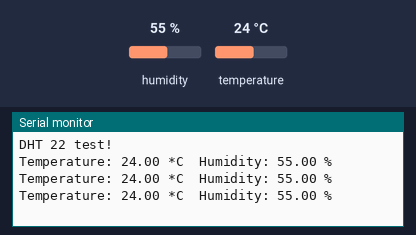
This sketch was run on a simulated Arduino Uno, built with avr-gcc and run on an emulated ATmega328P. Parts: the last lines printed to the serial monitor. The test bench sets the inputs (shaded band); at power-on: humidity 55 %, temperature 24 °C.

Above: at 3.8 s.
3.9 s: humidity set to 22 %
At 5.6 s:
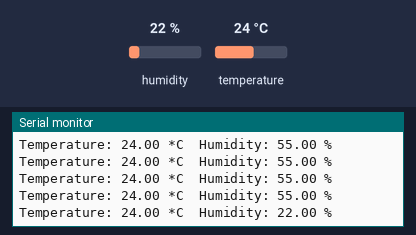
6.7 s: temperature set to 12 °C
At 7.4 s:
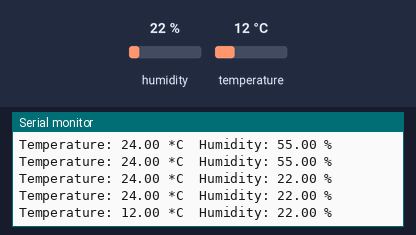
9.5 s: humidity set to 40 %
At 10.9 s:
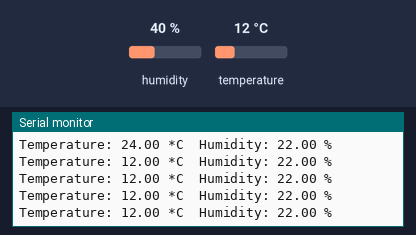
Timing chart, 0 to 12.5 s (numbered marks = the images above; inputs shaded):
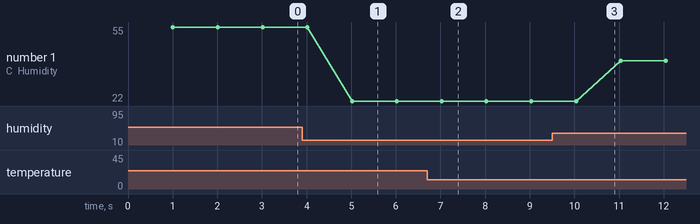

Measured:
- after the input at 3.9 s, the serial monitor: prints a new line after 1.1 s (image 1)
- after the input at 6.7 s, the serial monitor: prints a new line after 0.33 s (image 2)
- plotted number 1: 55 → 22 after the input at 3.9 s, 22 → 40 after the input at 9.5 s

The sketch:

Sensor_Suhu.ino
```cpp
#include "DHT.h"
#define DHTPIN 2     // DHT PIN 2
#define DHTTYPE DHT22   // DHT 22  (AM2302), AM2321
DHT dht(DHTPIN, DHTTYPE);

void setup() {
  Serial.begin(9600);
  Serial.println("DHT 22 test!");
  dht.begin();
}

void loop() {
  delay(1000);
  float h = dht.readHumidity();
  // Read temperature as Celsius (the default)
  float t = dht.readTemperature();

  // Check if any reads failed and exit early (to try again).
  if (isnan(h) || isnan(t) ) {
    Serial.println("Failed to read from DHT sensor!");
    return;
  }
  Serial.print("Temperature: ");
  Serial.print(t);
  Serial.print(" *C\t");
  Serial.print("Humidity: ");
  Serial.print(h);
  Serial.println(" %");
}
```
